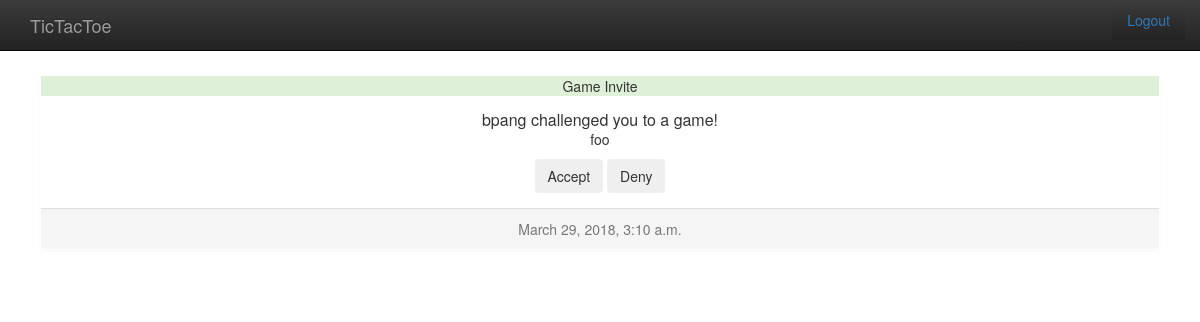
Page /player/view_invitation/4/ (signed in) on the committed database.
### player/models.py (models this page shows)
class Invitation(models.Model):
    from_player = models.ForeignKey(
        User,
        related_name="invitations_sent",
        on_delete=models.CASCADE
    )
    to_player = models.ForeignKey(
        User,
        related_name="invitations_received",
        verbose_name="User to invite",
        help_text="Select the player you want to play with",
        on_delete=models.CASCADE
    )
    message = models.CharField(
        max_length=300,
        blank=True,
        verbose_name="Optional message",
        help_text="It's always nice to include a message!"
    )
    timestamp = models.DateTimeField(auto_now_add=True)

### player/views.py (the view)
# urls.py: path("view_invitation/<int:id>/", view_invitation, name="player_view_invitation"),
@login_required
def view_invitation(request, id):
    invitation = get_object_or_404(Invitation, pk=id)
    if not invitation.to_player == request.user:
        raise PermissionDenied
    if request.method == "POST":
        if "accept" in request.POST:
            game = Game.objects.create(
                first_player = invitation.from_player,
                second_player = invitation.to_player
            )
        invitation.delete()
        return redirect("player_home")
    else:
        return render(request, "player/view_invitation.html", {'invitation' : invitation})

### templates/player/view_invitation.html (shortened to what this page needs)
{% extends 'base.html' %}
{% block content %}
  <div class="panel text-center">
    <div class="panel-header bg-success">
      Game Invite
    </div>
    <div class="panel-body">
      <h5 class="panel-title">
        {{ invitation.from_player }} challenged you to a game!
      </h5>
      <p class="panel-text">
        {{ invitation.message }}
      </p>
      <form action="" method="post">
        <button type="submit" name="accept" value="ok" class="btn btn-outline-success">Accept</button>
        <button type="submit" name="deny" value="no" class="btn btn-outline-dark">Deny</button>
      </form>
    </div>
    <div class="panel-footer text-muted">
      {{ invitation.timestamp }}
    </div>
  </div>
{% endblock %}

### templates/base.html (style rules this page uses)
body { padding-top: 50px; padding-bottom: 20px; }

### rows in the picture
Invitation: from_player "bpang", message "foo", timestamp "March 29, 2018, 3:10 a.m."
